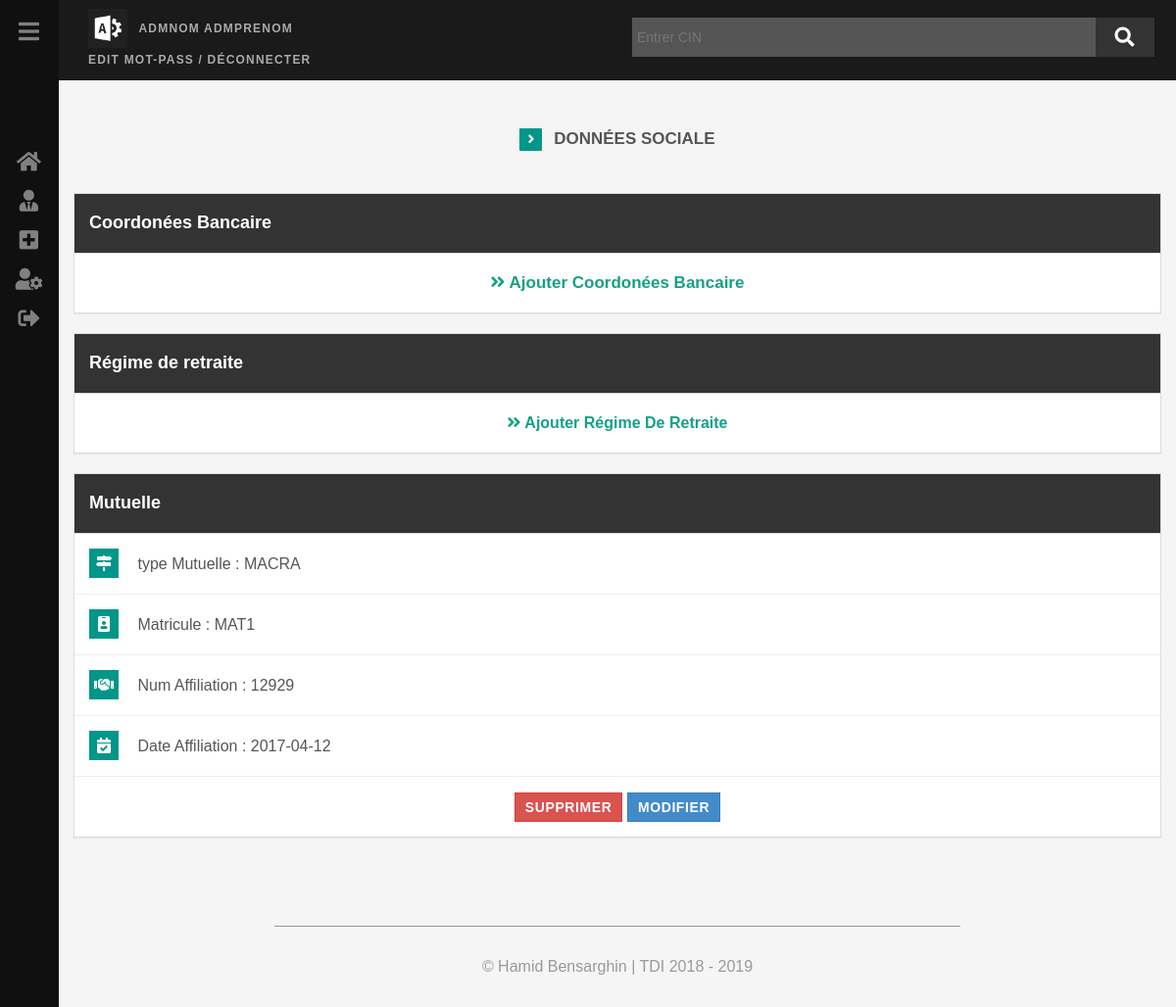
The page /GestPersonnel/social?IdEnt=3 (signed in) on the database its author committed.
### tables this page shows
CREATE TABLE IF NOT EXISTS `mutuelle` (
  `idM` int(11) NOT NULL AUTO_INCREMENT,
  `typeMut` varchar(15) NOT NULL,
  `Matricule` varchar(20) NOT NULL,
  `NumAffiliation` int(11) NOT NULL,
  `DateAffiliation` date NOT NULL,
  `IdEnt` int(11) NOT NULL,
  PRIMARY KEY (`idM`),
  KEY `IdEnt` (`IdEnt`)
);

### GestPersonnel/layout/functions.php (called while the page is built, shortened)
<?php
   function checkIden($table,$IdEnt){
	   	global $db;
	   	$row='';
	   	$stm=$db->prepare("SELECT * FROM ".$table." WHERE IdEnt=?");
		$stm->execute([$IdEnt]);
		if ($stm->rowCount() > 0) {
			$row=$stm->fetch();
		}
		return $row;
   }
 ?>

### GestPersonnel/social.php (the view, shortened to what this page needs)
<?php include 'layout/header.php';
        if (isset($_REQUEST['IdEnt'])){
        $IdEnt=filter_var($_REQUEST['IdEnt'],FILTER_SANITIZE_NUMBER_INT);
        ?>
<div class="container">
	<div class="header">
        <p><span class="fa fa-angle-right"></span> Données Sociale</p>
    </div>
	<div class="fonc-cv">
        <div class="perInfo">
            <div class="panel panel-default">
                <div class="panel-heading">
                   <h4>Coordonées bancaire </h4>
                </div>
                <div class="panel-body">
                    <?php
        $result=checkIden('coordbanc',$IdEnt);
            if(!empty($result)){  ?>
                    <div class="row">
                       <span class="fas fa-coins"></span> Banque : <?=$result->banque?>
                    </div>
                    <div class="row">
                        <span class="fas fa-building"></span> Agence : <?=$result->agence?>
                    </div>
                    <div class="row">
                        <span class="fas fa-road"></span> Ville : <?=$result->ville?>
                    </div>
                    <div class="row">
                    <a href="?IdEnt=<?=$result->IdEnt?>&action=delete&idC=<?=$result->idC?>" class="btn btn-danger">supprimer</a> <a href="coordoBancaire?page=modifier&idC=<?=$result->idC?>" class="btn btn-primary">modifier</a>
                    </div>
                <?php } else{ ?>
                <div class="row"><a href="coordoBancaire?page=ajouter&IdEnt=<?=$IdEnt?>"><span class="fa fa-angle-double-right"></span> Ajouter Coordonées bancaire</a>
                </div>
                <?php } ?>
                </div>
            </div>
        </div>
    </div>
        <div class="EnfantInfo">
        	<div class="panel panel-default">
        		<div class="panel-heading">
        			<h4>Régime de retraite</h4>
        		</div>
        		<div class="panel-body">
                 <?php  $result=checkIden('regimeretraite',$IdEnt);
            if(!empty($result)){  ?>
                    <div class="row">
                       <span class="fas fa-map-signs"></span> Type : <?=$result->type?>
                    </div>
                    <div class="row">
                        <span class="fas fa-handshake"></span> Num Affel : <?=$result->numAffel?>
                    </div>
                    <div class="row">
                        <span class="fas fa-calendar-check"></span>   Date Affel  : <?=$result->dateAffel ?>
                    </div>
                    <div class="row">
                    <a href="?IdEnt=<?=$result->IdEnt?>&action=delete&idR=<?=$result->idR?>" class="btn btn-danger">supprimer</a> <a href="coordoBancaire?page=modifier&idR=<?=$result->idR?>" class="btn btn-primary">modifier</a>
                    </div>
                <?php } else{ ?>
                <div class="row">
                    <a href="regime_retraite?page=ajouter&IdEnt=<?=$IdEnt?>">
                        <span class="fa fa-angle-double-right"></span> Ajouter Régime de retraite
                    </a>
                </div>
                <?php } ?>
                </div>
        	</div>
            <div class="panel panel-default">
                <div class="panel-heading">
                   <h4>Mutuelle </h4>
                </div>
                <div class="panel-body">
                   <?php $result=checkIden('mutuelle',$IdEnt);
                    if(!empty($result)){  ?>
                    <div class="row">
                       <span class="fas fa-map-signs"></span>   type Mutuelle  : <?=$result->typeMut ?>
                    </div>
                    <div class="row">
                        <span class="fas fa-id-badge"></span> Matricule : <?=$result->Matricule?>
                    </div>
                    <div class="row">
                        <span class="fas fa-handshake"></span> Num Affiliation  : <?=$result->NumAffiliation ?>
                    </div>
                    <div class="row">
                        <span class="fas fa-calendar-check"></span> Date Affiliation  : <?=$result->DateAffiliation ?>
                    </div>
                    <div class="row">
                    <a href="?IdEnt=<?=$result->IdEnt?>&action=delete&idC=<?=$result->idM?>" class="btn btn-danger">supprimer</a> <a href="mutuelle?page=modifier&idM=<?=$result->idM?>" class="btn btn-primary">modifier</a>
                    </div>
                <?php } else{ ?>
                <div class="row"><a href="mutuelle?page=ajouter&IdEnt=<?=$IdEnt?>"><span class="fa fa-angle-double-right"></span> Ajouter mutuelle</a>
                </div>
                <?php } ?>
                </div>
            </div>
        </div>
</div>
<?php
}
else
{
    echo "<div class='message-item'>
        <p><b>Pas </b>de Résultat !
        <a href='conjoint?page=ajouter&IdEnt=$IdEnt'><span class='fa fa-angle-double-right'></span> Ajouter Conjoint(<span style='text-transform: lowercase;'>e</span>)</a></p>
              </div>";}
 include 'layout/footer.php'; ?>

### GestPersonnel/assets/css/style.css (style rules this page uses)
body { font-family: 'Lato',sans-serif; font-weight: 300; font-size: 16px; color: #555; background: #f5f5f5; -webkit-transition: all .3s ease; -moz-transition: all .3s ease; -ms-transition: all .3s ease; -o-transition: all .3s ease; transition: all .3s ease; margin-left: 60px; font-family: sans-serif; }
.container { width: 100%; }
h1,h2,h3,h4,h5,h6 { font-family: 'Cabin'; font-weight: 300; color: #333; }
p { line-height: 1.8; margin-bottom: 25px; font-size: 16px; }
a { color: #16a085; word-wrap: break-word; -webkit-transition: color .1s ease-in, background .1s ease-in; -moz-transition: color .1s ease-in, background .1s ease-in; -ms-transition: color .1s ease-in, background .1s ease-in; -o-transition: color .1s ease-in, background .1s ease-in; transition: color .1s ease-in, background .1s ease-in; }
a:before,a:after { -webkit-transition: color .1s ease-in, background .1s ease-in; -moz-transition: color .1s ease-in, background .1s ease-in; -ms-transition: color .1s ease-in, background .1s ease-in; -o-transition: color .1s ease-in, background .1s ease-in; transition: color .1s ease-in, background .1s ease-in; }
.btn { border-radius: 0; padding: 4px 10px; letter-spacing:.6px; text-transform: uppercase; font-weight: 700; }
.header { margin: 30px auto 40px }
.header p { padding: 0; text-align: center; font-weight: 700; text-transform: uppercase; font-size: 17px; }
.header span { color: #fff; width: 23px; line-height: 23px; font-size: 14px; margin-right: 7px; height: 23px; border-radius: 1px; background: #009688 }
.fonc-details > div, .fonc-cv > div { font-size: 17px; text-transform: capitalize; margin: 15px auto }
a { font-weight: 600; text-transform: capitalize; }
.panel-default { border-radius: 0 }
.panel-default .panel-heading { border-radius: 0; background: #333 }
.panel-default .panel-heading h4 { color: #fff; font-weight: 600; font-family: sans-serif; }
.panel-body { padding: 0 }
.panel .row { padding: 15px; line-height: 30px; border-bottom: 1px solid #eee; margin: auto; }
.panel .row .fas { display: inline-block; height: 30px; line-height: 30px; text-align: center; width: 30px; color: #fff; background: #009688; margin-right: 15px; }
.panel-body .row:last-child { text-align: center; border: none; }

### rows shown on the page
mutuelle: typeMut "MACRA", Matricule "MAT1", NumAffiliation "12929", DateAffiliation "2017-04-12"

### other values the page prints
$_SESSION['nom_authent'] "ADMNOM"
$_SESSION['prenom_authent'] "ADMPRENOM"
